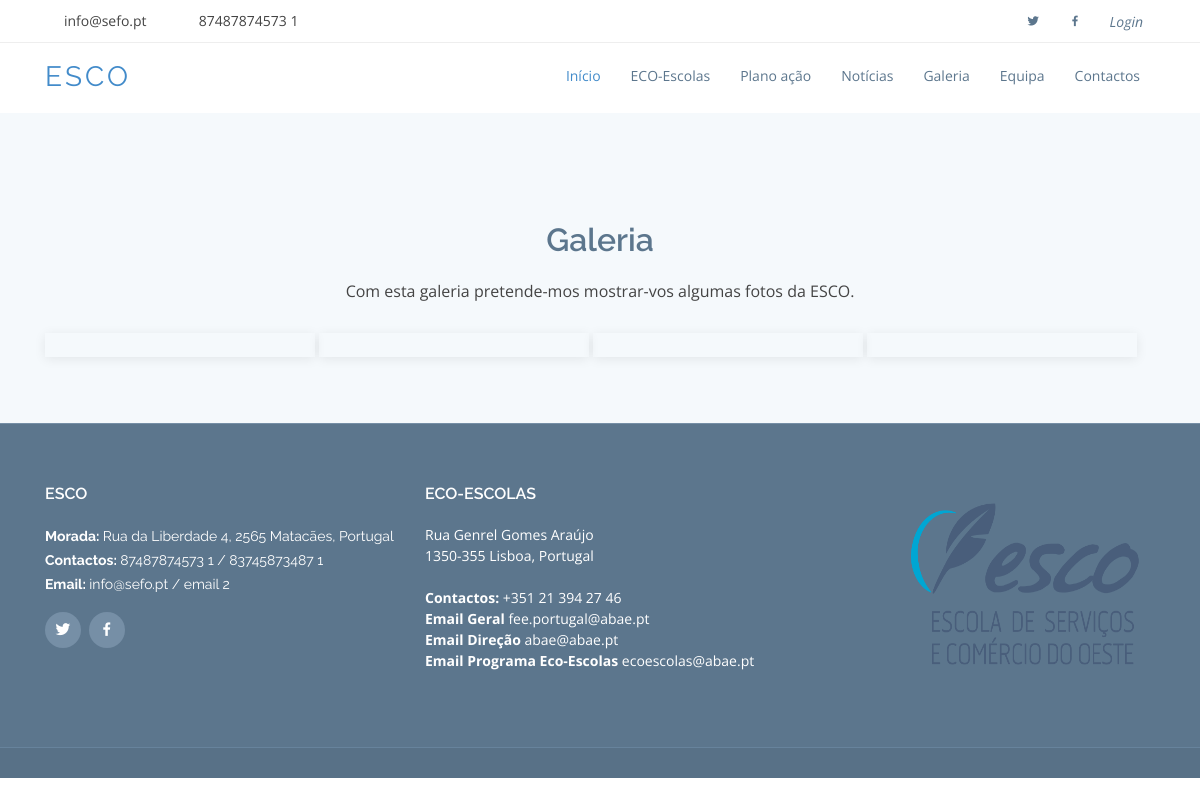
Screenshot of /galeria.php with the database file from the repository.
### tables this page shows
CREATE TABLE `contactos` (
  `id` int(11) NOT NULL,
  `titulo` varchar(100) NOT NULL,
  `titulo_morada` varchar(100) NOT NULL,
  `texto_morada` text NOT NULL,
  `titulo_email` varchar(100) NOT NULL,
  `email_um` varchar(250) NOT NULL,
  `email_dois` varchar(250) NOT NULL,
  `titulo_contacto` varchar(100) NOT NULL,
  `contacto_um` varchar(250) NOT NULL,
  `contacto_dois` varchar(250) NOT NULL
);

CREATE TABLE `galeria` (
  `id` int(11) NOT NULL,
  `titulo` varchar(100) NOT NULL,
  `texto` text NOT NULL
);

### galeria.php (the view, shortened to what this page needs)
<!DOCTYPE html>
<html lang="en">
<head>
    <link href="assets/vendor/bootstrap/css/bootstrap.min.css" rel="stylesheet">
    <link href="assets/vendor/icofont/icofont.min.css" rel="stylesheet">
    <link href="assets/vendor/boxicons/css/boxicons.min.css" rel="stylesheet">
    <link href="assets/vendor/animate.css/animate.min.css" rel="stylesheet">
    <link href="assets/vendor/venobox/venobox.css" rel="stylesheet">
    <link href="assets/vendor/aos/aos.css" rel="stylesheet">
    <link href="assets/css/style.css" rel="stylesheet">
</head>
<body>
    <?php include_once('navbar.php');
        require_once('bd.php');
        $sql="SELECT * FROM galeria";
        $result = $conn->query($sql);
        $row = $result->fetch_assoc();
    ?>
    <section id="portefolio" class="portfolio section-bg">
        <div class="container" data-aos="fade-up" data-aos-delay="100">
            <br>
            <br>
            <div class="section-title">
                <h2><?php echo($row['titulo']);?></h2>
                <p>
                    <?php echo($row['texto']);?>
                </p>
            </div>
        <?php
            include_once ('bd.php');
            $sql = "SELECT * FROM gallery ORDER BY orderGallery DESC";
            $stmt = mysqli_stmt_init($conn);
            if (!mysqli_stmt_prepare($stmt, $sql)) {
                echo 'SQL statement failed';
            } else{
                mysqli_stmt_execute($stmt);
                $result = mysqli_stmt_get_result($stmt);
                while($row = mysqli_fetch_assoc($result)){ ?>
                    <div class="portfolio-wrap" style="width:270px; height: relative; text-align:center; display:inline-block;">
                    </div>
         <?php
                }
            } ?>
        </div>
    </section>
    <?php include_once('rodape.php');?>
</body>
</html>

### navbar.php (shortened to what this page needs)
<!DOCTYPE html>
<html lang="en">
<head>
    <?php session_start();
          include_once('bd.php');
          $sql="SELECT * FROM contactos";
          $result = $conn->query($sql);
          $row = $result->fetch_assoc();
    ?>
</head>
<body>
    <section id="topbar" class="d-none d-lg-block">
        <div class="container clearfix">
            <div class="contact-info float-left">
                <i class="icofont-envelope"></i><a href="mailto:contact@example.com"><?php echo($row['email_um']);?></a>
                <i class="icofont-phone"></i> <?php echo($row['contacto_um']);?>
            </div>
            <div class="social-links float-right">
                <a href="https://twitter.com/ESCOTVedras" class="twitter"><i class="bx bxl-twitter"></i></a>
                <a href="https://www.facebook.com/ESCOTVedras/" class="facebook"><i class="bx bxl-facebook"></i></a>
                 <?php if(!isset($_SESSION['nomeuser'])){?>
                    <a href="login.php"><i>Login</i></a>
                 <?php } ?>
            </div>
        </div>
    </section>
    <header id="header">
        <div class="container">
            <div class="logo float-left">
                <a href="index.php">
                    <h1>ESCO</h1>
                </a>
            </div>
            <nav class="nav-menu float-right d-none d-lg-block">
                <ul>
                    <li class="active"><a href="index.php">Início</a></li>
                    <li><a href="index.php#about">ECO-Escolas</a></li>
                    <li><a href="planoacao.php#about">Plano ação</a></li>
                    <li><a href="noticias.php#faq">Notícias</a></li>
                    <li><a href="galeria.php#portefolio">Galeria</a></li>
                    <li><a href="equipa.php#team">Equipa</a></li>
                    <li><a href="contactos.php#contact">Contactos</a></li>
                </ul>
            </nav>
        </div>
    </header>
    </head>
    <body>
    </body>
</html>

### rodape.php (shortened to what this page needs)
<!DOCTYPE html>
<html lang="en">
<head>
</head>
<body>
    <?php
        include_once('bd.php');
        $sql="SELECT * FROM contactos";
        $result = $conn->query($sql);
        $row = $result->fetch_assoc();
    ?>
    <footer id="footer">
        <div class="footer-top">
            <div class="container">
                <div class="row">
                    <div class="col-lg-4 col-md-6 footer-info">
                        <h4>ESCO</h4>
                        <p>
                           <strong>Morada: </strong><?php echo($row['texto_morada']);?><br>
                            <strong>Contactos: </strong><?php echo($row['contacto_um'] . " / " . $row['contacto_dois']);?><br>
                            <strong>Email: </strong><?php echo($row['email_um'] . " / " . $row['email_dois']);?><br>
                        </p>
                        <div class="social-links mt-3">
                            <a href="https://twitter.com/ESCOTVedras" class="twitter"><i class="bx bxl-twitter"></i></a>
                            <a href="https://www.facebook.com/ESCOTVedras/" class="facebook"><i class="bx bxl-facebook"></i></a>
                        </div>
                    </div>
                    <div class="col-lg-5 col-md-6 footer-links">
                        <h4>ECO-ESCOLAS</h4>
                        <p>
                            Rua Genrel Gomes Araújo <br>
                            1350-355 Lisboa, Portugal <br><br>
                            <strong>Contactos: </strong> +351 21 394 27 46 <br>
                            <strong>Email Geral</strong> fee.portugal@abae.pt <br>
                            <strong>Email Direção</strong> abae@abae.pt <br>
                            <strong>Email Programa Eco-Escolas</strong> ecoescolas@abae.pt <br>
                        </p>
                    </div>
                    <div class="col-lg-3 col-md-6 footer-links">
                        <img src="assets/img/esco/esco logo.png" alt="" style="width:250px; height:200px;border:0;">
                    </div>
                </div>
            </div>
        </div>
    </footer>
</body>
</html>

### assets/css/style.css (style rules this page uses)
body { font-family: "Open Sans", sans-serif; color: #444; }
a { color: #428bca; }
h1, h2, h3, h4, h5, h6, .font-primary { font-family: "Raleway", sans-serif; }
#topbar { background: #fff; padding: 10px 0; border-bottom: 1px solid #eee; font-size: 14px; }
#topbar .contact-info a { line-height: 1; color: #444; transition: 0.3s; }
#topbar .contact-info i { color: #428bca; padding: 4px; }
#topbar .contact-info .icofont-phone { padding-left: 20px; margin-left: 10px; }
#topbar .social-links a { color: #5c768d; padding: 4px 12px; display: inline-block; line-height: 1px; transition: 0.3s; }
#header { height: 70px; transition: all 0.5s; transition: all 0.5s; padding: 10px 0; background: #fff; z-index: 997; }
#header .logo h1 { font-size: 28px; margin: 0; padding: 10px 0; line-height: 1; font-weight: 400; letter-spacing: 3px; text-transform: uppercase; }
.nav-menu, .nav-menu * { margin: 0; padding: 0; list-style: none; }
.nav-menu > ul > li { position: relative; white-space: nowrap; float: left; }
.nav-menu a { display: block; position: relative; color: #5c768d; padding: 12px 15px; transition: 0.3s; font-size: 14px; font-family: "Open Sans", sans-serif; }
.nav-menu a:hover, .nav-menu .active > a, .nav-menu li:hover > a { color: #428bca; text-decoration: none; }
.mobile-nav { position: fixed; top: 0; bottom: 0; z-index: 9999; overflow-y: auto; left: -260px; width: 260px; padding-top: 18px; background: #1f3548; transition: 0.4s; }
.mobile-nav * { margin: 0; padding: 0; list-style: none; }
.mobile-nav a { display: block; position: relative; color: #e3f0fc; padding: 10px 20px; font-weight: 500; }
.mobile-nav a:hover, .mobile-nav .active > a, .mobile-nav li:hover > a { color: #9eccf4; text-decoration: none; }
section { padding: 60px 0; }
.section-bg { background-color: #f5f9fc; }
.section-title { text-align: center; padding-bottom: 30px; }
.section-title h2 { font-size: 32px; font-weight: 600; margin-bottom: 20px; padding-bottom: 0; color: #5c768d; }
.section-title p { margin-bottom: 0; }
.portfolio .portfolio-wrap { box-shadow: 0px 2px 12px rgba(0, 0, 0, 0.08); transition: 0.3s; position: relative; overflow: hidden; }
#footer { background: #587187; padding: 0 0 30px 0; color: #fff; font-size: 14px; }
#footer .footer-top { background: #5c768d; border-top: 1px solid #768fa6; border-bottom: 1px solid #67839c; padding: 60px 0 30px 0; }
#footer .footer-top .footer-info { margin-bottom: 30px; }
#footer .footer-top .footer-info p { font-size: 14px; line-height: 24px; margin-bottom: 0; font-family: "Raleway", sans-serif; color: #fff; }
#footer .footer-top .social-links a { font-size: 18px; display: inline-block; background: #768fa6; color: #fff; line-height: 1; padding: 8px 0; margin-right: 4px; border-radius: 50%; text-align: center; width: 36px; height: 36px; transition: 0.3s; }
#footer .footer-top h4 { font-size: 16px; font-weight: 600; color: #fff; position: relative; padding-bottom: 12px; }
#footer .footer-top .footer-links { margin-bottom: 30px; }

### rows the page displays
contactos: email_um "info@sefo.pt", contacto_um "87487874573 1", texto_morada "Rua da Liberdade 4, 2565 Matacães, Portugal", contacto_dois "83745873487 1", email_dois "email 2"
galeria: titulo "Galeria", texto "Com esta galeria pretende-mos mostrar-vos algumas fotos da ESCO."
